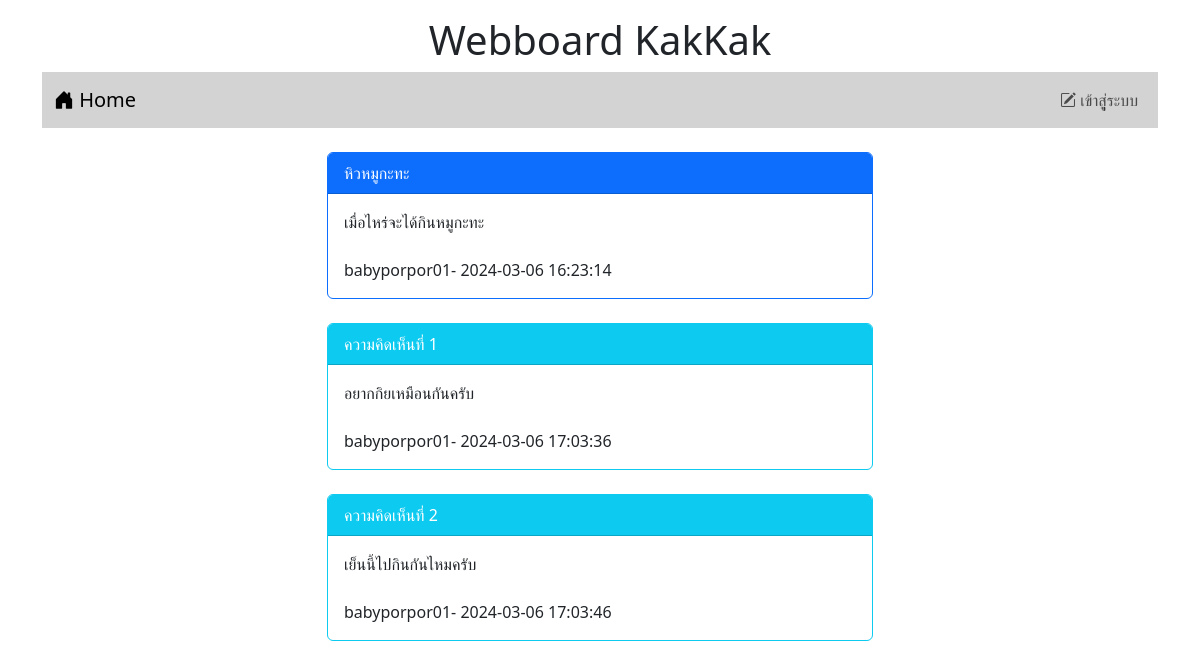
/post.php?id=6, run on the app's committed database.
### tables this page shows
CREATE TABLE `post` (
  `id` int(11) NOT NULL,
  `title` varchar(128) NOT NULL,
  `content` varchar(2048) NOT NULL,
  `post_date` datetime NOT NULL,
  `cat_id` int(11) NOT NULL,
  `user_id` int(11) NOT NULL
);

CREATE TABLE `user` (
  `id` int(11) NOT NULL,
  `login` varchar(32) NOT NULL,
  `password` varchar(64) NOT NULL,
  `name` varchar(64) NOT NULL,
  `gender` char(1) NOT NULL,
  `email` varchar(32) NOT NULL,
  `role` char(1) NOT NULL
);

CREATE TABLE `comment` (
  `id` int(11) NOT NULL,
  `content` varchar(20148) NOT NULL,
  `post_date` datetime NOT NULL,
  `user_id` int(11) NOT NULL,
  `post_id` int(11) NOT NULL
);

### post.php (the view, shortened to what this page needs)
?><!DOCTYPE html>
<html lang="en">
<head>
    <link rel="stylesheet" href="bootstrap-5.3.2-dist/css/bootstrap.min.css">
    <link rel="stylesheet" href="https://cdn.jsdelivr.net/npm/bootstrap-icons@1.11.3/font/bootstrap-icons.min.css">
</head>
<body>
    <div class="container-lg">
        <h1 style="text-align: center;" class="mt-3">Webboard KakKak</h1>
        <?php include "nav.php" ?>
        <div class="row mt-4">
        <div class="col-lg-3 col-md-2 col-sm-1"></div>
        <div class="col-lg-6 col-md-8 col-sm-10">
            <?php
                $conn=new PDO("mysql:host=localhost;dbname=webboard;charset=utf8;","root","");
                $sql="select post.title,post.content,post.post_date,user.login
                from post inner join user on
                (post.user_id=user.id) where post.id=$_GET[id]";
                $result=$conn->query($sql);
                while($row=$result->fetch()){
                    echo "<div class='card border-primary'>";
                    echo  "<div class='card-header bg-primary text-white'>$row[0]</div>";
                    echo "<div class='card-body'>$row[1] <br><br> $row[3]- $row[2] </div>";
                    echo "</div>";
                }
            ?>
            <br>
            <?php
                $conn=new PDO("mysql:host=localhost;dbname=webboard;charset=utf8;","root","");
                $sql="select comment.content,comment.post_date,user.login
                from comment inner join user on
                (comment.user_id=user.id) where comment.post_id=$_GET[id]";
                $result=$conn->query($sql);
                $i=1;
                while($row=$result->fetch()){
                    echo "<div class='card border-info'>";
                    echo  "<div class='card-header bg-info text-white'>ความคิดเห็นที่ $i </div>";
                    echo "<div class='card-body'>$row[0] <br><br> $row[2]- $row[1] </div>";
                    echo "</div> <br>";
                    $i++;
                }
            ?>
            <br>
        </div>
        <div class="col-lg-3 col-md-2 col-sm-1"></div>
        </div>
    </div>
</body>
</html>

### data on the page
post: title "หิวหมูกะทะ", content "เมื่อไหร่จะได้กินหมูกะทะ", user.login "babyporpor01", post_date "2024-03-06 16:23:14"
comment: content "อยากกิยเหมือนกันครับ", user.login "babyporpor01", post_date "2024-03-06 17:03:36"
comment: content "เย็นนี้ไปกินกันไหมครับ", user.login "babyporpor01", post_date "2024-03-06 17:03:46"
